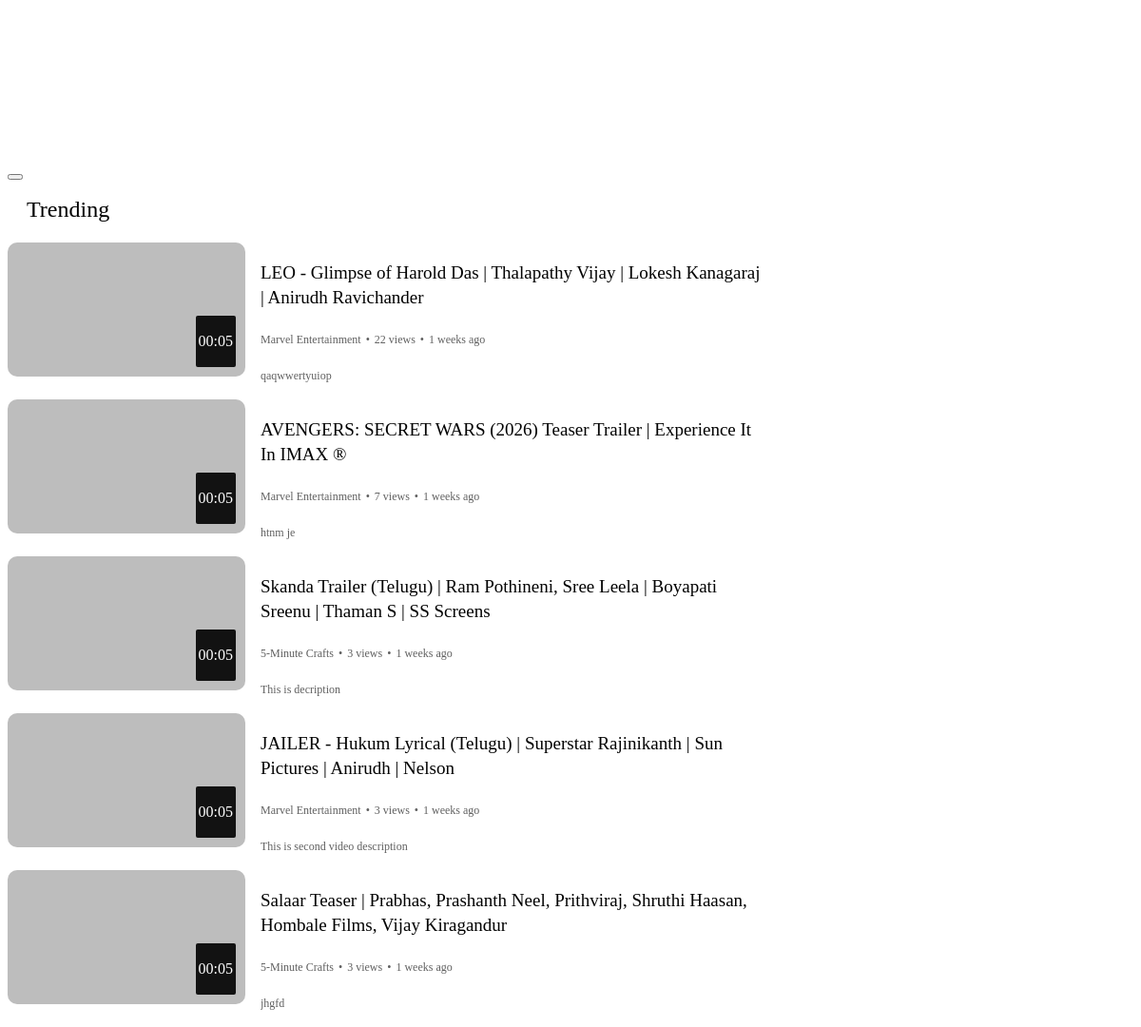
/feed/explore (lower part), run on an earlier commit of the app's database.
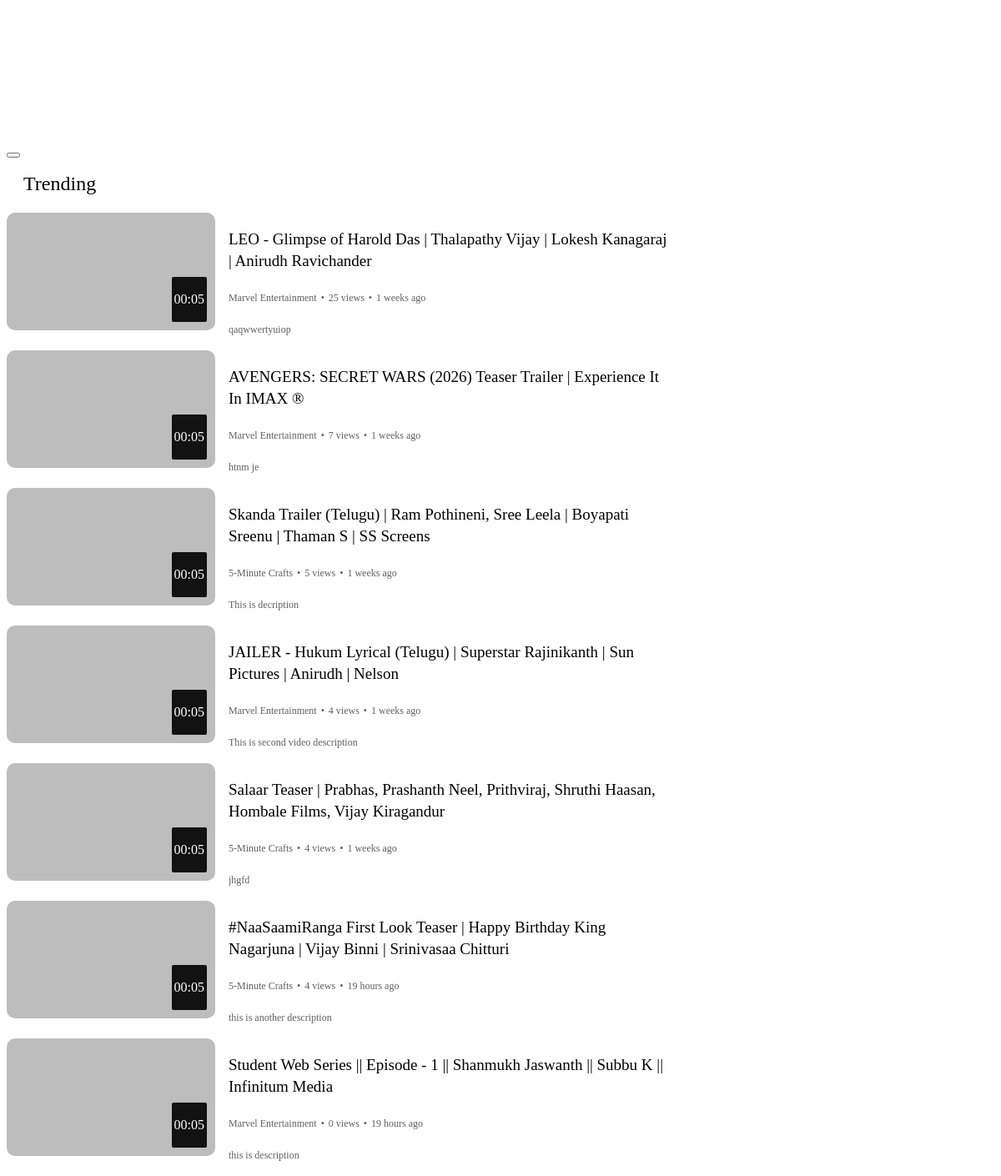
And on a later commit of the database.
### app/models.py (models this page shows, shortened)
class Video(models.Model):
    id = models.CharField(
        max_length=255, default=random_string_generator, primary_key=True)
    visibility = models.CharField(
        choices=Choices, default='Public', max_length=100)
    title = models.CharField(max_length=1000, null=True, blank=True)
    author = models.ForeignKey(
        User, on_delete=models.CASCADE, null=True, blank=True)
    image = models.ImageField(upload_to='image', null=True, blank=True)
    video = models.FileField(upload_to='videos', null=True, blank=True)
    duration = models.CharField(max_length=255, null=True, blank=True)
    gif = models.ImageField(upload_to='gifs/', null=True, blank=True)
    description = models.TextField(blank=True, null=True)
    published = models.DateTimeField(auto_now_add=True, null=True)
    views = models.PositiveIntegerField(default=0, blank=True, null=True)
    liked = models.ManyToManyField(
        User, related_name='liked', null=True, blank=True)
    watchlater = models.ManyToManyField(
        User, null=True, blank=True, related_name='watchlater')

class Channel(models.Model):
    id = models.CharField(
        max_length=100, default=random_channelid_generator, primary_key=True)
    channelname = models.CharField(max_length=255, null=True, blank=True)
    channeluser = models.OneToOneField(
        User, related_name='channeluser', on_delete=models.CASCADE, null=True)
    channelslug = models.CharField(max_length=255, blank=True, null=True)
    channelimg = models.ImageField(
        upload_to='channeluser_img', null=True, blank=True)
    channeldescription = models.TextField(blank=True, null=True)
    banner = models.ImageField(upload_to='banner', blank=True, null=True)
    subscribers = models.ManyToManyField(
        User, related_name='subscribers', null=True, blank=True)
    joined = models.DateTimeField(auto_now_add=True, null=True, blank=True)
    history = models.ManyToManyField(
        Video, related_name='history_user', null=True, blank=True)
    twitter_url = models.CharField(max_length=9999, blank=True, null=True)
    facebook_url = models.CharField(max_length=9999, blank=True, null=True)
    instagram_url = models.CharField(max_length=9999, blank=True, null=True)

### app/views.py (the view)
# urls.py: path('feed/explore', explore, name='explore'),
def explore(request):
    subscribers = ''
    notifications = ''
    videos = Video.objects.all().order_by('-views')[:100]
    if request.user.is_authenticated:
        notifications = Notification.objects.filter(to_user=request.user, is_seen=False).all().order_by('-date')
        subscribers = Channel.objects.filter(subscribers=request.user).all()
    context = {
        'videos': videos,
        'subscribers': subscribers,
        'notifications': notifications,
    }
    return render(request, 'explore.html', context)

### app/templatetags/custom_filters.py (called while the page is built)
@register.filter(name='format_views_as_K')
def format_views_as_K(value):
    if value >= 10 ** 9:  # 1 Billion and above
        return f'{value / 10 ** 9:.1f}B'
    elif value >= 10 ** 6:  # 1 Million and above
        return f'{value / 10 ** 6:.1f}M'
    elif value >= 10 ** 3:  # 1 Thousand and above
        return f'{value / 10 ** 3:.1f}K'
    else:
        return str(value)

@register.filter(name='time_ago')
def time_ago(value):
    if not value:
        return ""
    now_utc = now()
    time_difference = now_utc - value
    if time_difference.days > 365:
        return f'{time_difference.days // 365} years ago'
    elif time_difference.days > 30:
        return f'{time_difference.days // 30} months ago'
    elif time_difference.days > 7:
        return f'{time_difference.days // 7} weeks ago'
    elif time_difference.days > 1:
        return f'{time_difference.days} days ago'
    elif time_difference.seconds > 3600:
        return f'{time_difference.seconds // 3600} hours ago'
    elif time_difference.seconds > 60:
        return f'{time_difference.seconds // 60} minutes ago'
    else:
        return f'{time_difference.seconds} seconds ago'

### templates/explore.html (shortened to what this page needs)
{% extends 'index.html' %}
{% load static %}
{% load humanize %}
{% load custom_filters %}
{% block content %}
{% include 'hiddensidebar.html' %}
<div class="main-scroll">
    <h2 style="margin-left: 20px; margin-top: 15px; line-height: 30px; font-size: 24px; font-weight: 400;">Trending</h2>
    <div class="inner">
        <div class="explorecon">
            {% for video in videos %}
                <div class="explores">
                    <a href="{% url 'watch' video.id %}">
                            <div class="explore">
                                <div class="leftimg">
                                    <img src="{% static 'images/placeholder.jpg' %}" data-real-src="{{video.image.url}}">
                                    <span>
                                        <p>{{video.duration}}</p>
                                    </span>
                                </div>
                                <div class="rightdetail">
                                    <h3>{{video.title}}</h3>
                                    <div class="author">
                                        {% if request.user == video.author %}
                                            <a href="{% url 'channel' request.user.channeluser.id %}">{{video.author.channeluser.channelname}}</a>
                                        {% else %}
                                            <a href="{% url 'author_channel' video.author.channeluser.channelslug %}">{{video.author.channeluser.channelname}}</a>
                                        {% endif %}
                                        <span> &bull; <label style="margin: 0 5px;">{{video.views|format_views_as_K}} views</label> &bull; <label style="margin: 0 5px;">{{video.published|time_ago}}</label></span>
                                    </div>
                                    {% if video.description %}
                                        <p>{{video.description|safe}}</p>
                                    {% else %}
                                        <p>No description</p>
                                    {% endif %}
                                </div>
                            </div>
                    </a>
                </div>
            {% endfor %}
        </div>
    </div>
</div>
{% endblock %}

### templates/index.html (shortened to what this page needs)
{% load static %}
{% load humanize %}
{% load custom_filters %}
<!DOCTYPE html>
<html lang="en">
<head>
    <link rel="stylesheet" href="https://cdn.jsdelivr.net/gh/nagendra7416/cdnsformyproject@main/style1.css">
</head>
<body>
    <div class="main">
        {% block content %}
        {% endblock %}
    </div>
</body>
</html>

### templates/navbar.html (shortened to what this page needs)
{% load static %}
{% load humanize %}

### templates/sidebar.html (shortened to what this page needs)
{% load static %}

### templates/hiddensidebar.html (shortened to what this page needs)
{% load static %}
<div class="hiddensidebar">
    <div class="linkscon">
        <div class="links">
            <ul>
                <li>
                    <div class="link home">
                    </div>
                </li>
            </ul>
        </div>
        <div class="links">
            <ul>
                <li>
                    <div class="link home">
                    </div>
                </li>
                <li>
                    <div class="link home">
                    </div>
                </li>
                <li>
                    <div class="link home">
                    </div>
                </li>
                <li>
                    <div class="link home">
                    </div>
                </li>
            </ul>
        </div>
    </div>
</div>
<button id="closebtn"></button>

### templates/explore.html (style rules this page uses)
.explores .explore .leftimg { position: relative; }
.explores .explore .leftimg span { position: absolute; right: 10px; bottom: 10px; z-index: 0; background: rgba(0,0,0,0.9); color: white; padding: 2px 3px; border-radius: 2px; }
.explorecon { width: 100%; height: 100%; display: flex; flex-direction: column; align-items: flex-start; justify-content: flex-start; }
.explorecon .explore { width: 100%; display: flex; align-items: flex-start; justify-content: flex-start; }
.explorecon .explores { width: 100%; max-width: 800px; margin-bottom: 8px; }
.explorecon .explore .leftimg { width: 250px; min-width: 250px; }
.explorecon .explore .leftimg img { width: 100%; }
.explorecon .explore .rightdetail { display: flex; flex-direction: column; align-items: flex-start; width: 100%; padding-left: 16px; }
.explorecon .explore .rightdetail h3 { color: #030303; font-size: 19px; line-height: 26px; font-weight: 400; max-height: 3em; overflow: hidden; }
.explorecon .explore .rightdetail .author { display: flex; align-items: center; margin: 3px 0; }
.explorecon .explore .rightdetail .author a { font-size: 12px; line-height: 18px; font-weight: 400; max-height: 18px; overflow: hidden; display: flex; color: #606060; text-decoration: none; }
.explorecon .explore .rightdetail .author span { font-size: 12px; line-height: 18px; font-weight: 400; max-height: 18px; overflow: hidden; display: flex; color: #606060; text-decoration: none; margin-left: 5px; }
.explorecon .explore .rightdetail p { color: #606060; padding-top: 5px; margin-bottom: 8px; font-size: 12px; line-height: 18px; font-weight: 400; max-height: 3.3em; overflow: hidden; text-overflow: ellipsis; }

What changed in the data, as far as the page shows it:
changed Video "qaqwwertyuiop": views "22" → "25"
changed Video "This is decription": views "3" → "5"
changed Video "This is second video description": views "3" → "4"
changed Video "jhgfd": views "3" → "4"
added Video: duration "00:05", title "#NaaSaamiRanga First Look Teaser | Happy Birthday King Nagarjuna | Vijay Binni | Srinivasaa Chitturi", author.channeluser.channelname "5-Minute Crafts", views "4", published "19 hours ago", description "this is another description"
added Video: duration "00:05", title "Student Web Series || Episode - 1 || Shanmukh Jaswanth || Subbu K || Infinitum Media", author.channeluser.channelname "Marvel Entertainment", views "0", published "19 hours ago", description "this is description"
